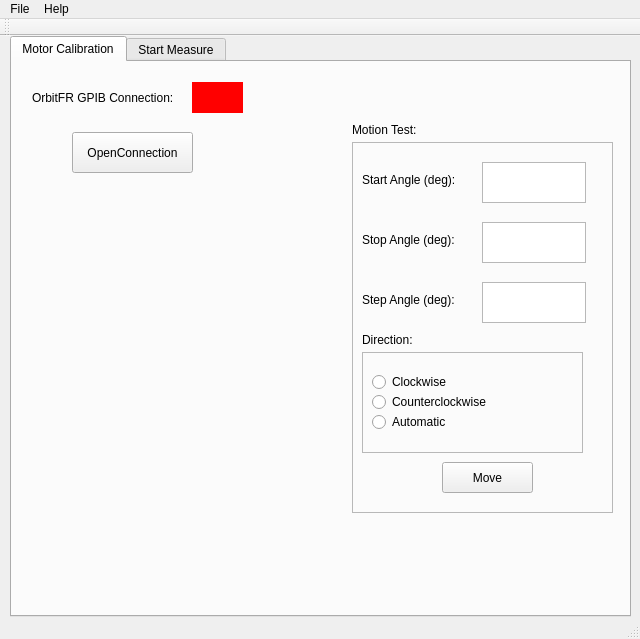
<?xml version="1.0" encoding="UTF-8"?>
<ui version="4.0">
 <class>MainWindow</class>
 <widget class="QMainWindow" name="MainWindow">
  <property name="geometry">
   <rect>
    <x>0</x>
    <y>0</y>
    <width>640</width>
    <height>639</height>
   </rect>
  </property>
  <property name="windowTitle">
   <string>MainWindow</string>
  </property>
  <widget class="QWidget" name="centralWidget">
   <widget class="QTabWidget" name="tabWidget">
    <property name="geometry">
     <rect>
      <x>10</x>
      <y>0</y>
      <width>621</width>
      <height>581</height>
     </rect>
    </property>
    <property name="currentIndex">
     <number>0</number>
    </property>
    <widget class="QWidget" name="motor_check">
     <attribute name="title">
      <string>Motor Calibration</string>
     </attribute>
     <widget class="QLabel" name="label_2">
      <property name="geometry">
       <rect>
        <x>20</x>
        <y>20</y>
        <width>161</width>
        <height>31</height>
       </rect>
      </property>
      <property name="text">
       <string>OrbitFR GPIB Connection:</string>
      </property>
     </widget>
     <widget class="QLabel" name="labelStatus">
      <property name="geometry">
       <rect>
        <x>180</x>
        <y>20</y>
        <width>51</width>
        <height>31</height>
       </rect>
      </property>
      <property name="palette">
       <palette>
        <active>
         <colorrole role="WindowText">
          <brush brushstyle="SolidPattern">
           <color alpha="255">
            <red>0</red>
            <green>0</green>
            <blue>0</blue>
           </color>
          </brush>
         </colorrole>
         <colorrole role="Button">
          <brush brushstyle="SolidPattern">
           <color alpha="255">
            <red>255</red>
            <green>0</green>
            <blue>0</blue>
           </color>
          </brush>
         </colorrole>
         <colorrole role="Light">
          <brush brushstyle="SolidPattern">
           <color alpha="255">
            <red>255</red>
            <green>127</green>
            <blue>127</blue>
           </color>
          </brush>
         </colorrole>
         <colorrole role="Midlight">
          <brush brushstyle="SolidPattern">
           <color alpha="255">
            <red>255</red>
            <green>63</green>
            <blue>63</blue>
           </color>
          </brush>
         </colorrole>
         <colorrole role="Dark">
          <brush brushstyle="SolidPattern">
           <color alpha="255">
            <red>127</red>
            <green>0</green>
            <blue>0</blue>
           </color>
          </brush>
         </colorrole>
         <colorrole role="Mid">
          <brush brushstyle="SolidPattern">
           <color alpha="255">
            <red>170</red>
            <green>0</green>
            <blue>0</blue>
           </color>
          </brush>
         </colorrole>
         <colorrole role="Text">
          <brush brushstyle="SolidPattern">
           <color alpha="255">
            <red>0</red>
            <green>0</green>
            <blue>0</blue>
           </color>
          </brush>
         </colorrole>
         <colorrole role="BrightText">
          <brush brushstyle="SolidPattern">
           <color alpha="255">
            <red>255</red>
            <green>255</green>
            <blue>255</blue>
           </color>
          </brush>
         </colorrole>
         <colorrole role="ButtonText">
          <brush brushstyle="SolidPattern">
           <color alpha="255">
            <red>0</red>
            <green>0</green>
            <blue>0</blue>
           </color>
          </brush>
         </colorrole>
         <colorrole role="Base">
          <brush brushstyle="SolidPattern">
           <color alpha="255">
            <red>255</red>
            <green>255</green>
            <blue>255</blue>
           </color>
          </brush>
         </colorrole>
         <colorrole role="Window">
          <brush brushstyle="SolidPattern">
           <color alpha="255">
            <red>255</red>
            <green>0</green>
            <blue>0</blue>
           </color>
          </brush>
         </colorrole>
         <colorrole role="Shadow">
          <brush brushstyle="SolidPattern">
           <color alpha="255">
            <red>0</red>
            <green>0</green>
            <blue>0</blue>
           </color>
          </brush>
         </colorrole>
         <colorrole role="AlternateBase">
          <brush brushstyle="SolidPattern">
           <color alpha="255">
            <red>255</red>
            <green>127</green>
            <blue>127</blue>
           </color>
          </brush>
         </colorrole>
         <colorrole role="ToolTipBase">
          <brush brushstyle="SolidPattern">
           <color alpha="255">
            <red>255</red>
            <green>255</green>
            <blue>220</blue>
           </color>
          </brush>
         </colorrole>
         <colorrole role="ToolTipText">
          <brush brushstyle="SolidPattern">
           <color alpha="255">
            <red>0</red>
            <green>0</green>
            <blue>0</blue>
           </color>
          </brush>
         </colorrole>
        </active>
        <inactive>
         <colorrole role="WindowText">
          <brush brushstyle="SolidPattern">
           <color alpha="255">
            <red>0</red>
            <green>0</green>
            <blue>0</blue>
           </color>
          </brush>
         </colorrole>
         <colorrole role="Button">
          <brush brushstyle="SolidPattern">
           <color alpha="255">
            <red>255</red>
            <green>0</green>
            <blue>0</blue>
           </color>
          </brush>
         </colorrole>
         <colorrole role="Light">
          <brush brushstyle="SolidPattern">
           <color alpha="255">
            <red>255</red>
            <green>127</green>
            <blue>127</blue>
           </color>
          </brush>
         </colorrole>
         <colorrole role="Midlight">
          <brush brushstyle="SolidPattern">
           <color alpha="255">
            <red>255</red>
            <green>63</green>
            <blue>63</blue>
           </color>
          </brush>
         </colorrole>
         <colorrole role="Dark">
          <brush brushstyle="SolidPattern">
           <color alpha="255">
            <red>127</red>
            <green>0</green>
            <blue>0</blue>
           </color>
          </brush>
         </colorrole>
         <colorrole role="Mid">
          <brush brushstyle="SolidPattern">
           <color alpha="255">
            <red>170</red>
            <green>0</green>
            <blue>0</blue>
           </color>
          </brush>
         </colorrole>
         <colorrole role="Text">
          <brush brushstyle="SolidPattern">
           <color alpha="255">
            <red>0</red>
            <green>0</green>
            <blue>0</blue>
           </color>
          </brush>
         </colorrole>
         <colorrole role="BrightText">
          <brush brushstyle="SolidPattern">
           <color alpha="255">
            <red>255</red>
            <green>255</green>
            <blue>255</blue>
           </color>
          </brush>
         </colorrole>
         <colorrole role="ButtonText">
          <brush brushstyle="SolidPattern">
           <color alpha="255">
            <red>0</red>
            <green>0</green>
            <blue>0</blue>
           </color>
          </brush>
         </colorrole>
         <colorrole role="Base">
          <brush brushstyle="SolidPattern">
           <color alpha="255">
            <red>255</red>
            <green>255</green>
            <blue>255</blue>
           </color>
          </brush>
         </colorrole>
         <colorrole role="Window">
          <brush brushstyle="SolidPattern">
           <color alpha="255">
            <red>255</red>
            <green>0</green>
            <blue>0</blue>
           </color>
          </brush>
         </colorrole>
         <colorrole role="Shadow">
          <brush brushstyle="SolidPattern">
           <color alpha="255">
            <red>0</red>
            <green>0</green>
            <blue>0</blue>
           </color>
          </brush>
         </colorrole>
         <colorrole role="AlternateBase">
          <brush brushstyle="SolidPattern">
           <color alpha="255">
            <red>255</red>
            <green>127</green>
            <blue>127</blue>
           </color>
          </brush>
         </colorrole>
         <colorrole role="ToolTipBase">
          <brush brushstyle="SolidPattern">
           <color alpha="255">
            <red>255</red>
            <green>255</green>
            <blue>220</blue>
           </color>
          </brush>
         </colorrole>
         <colorrole role="ToolTipText">
          <brush brushstyle="SolidPattern">
           <color alpha="255">
            <red>0</red>
            <green>0</green>
            <blue>0</blue>
           </color>
          </brush>
         </colorrole>
        </inactive>
        <disabled>
         <colorrole role="WindowText">
          <brush brushstyle="SolidPattern">
           <color alpha="255">
            <red>127</red>
            <green>0</green>
            <blue>0</blue>
           </color>
          </brush>
         </colorrole>
         <colorrole role="Button">
          <brush brushstyle="SolidPattern">
           <color alpha="255">
            <red>255</red>
            <green>0</green>
            <blue>0</blue>
           </color>
          </brush>
         </colorrole>
         <colorrole role="Light">
          <brush brushstyle="SolidPattern">
           <color alpha="255">
            <red>255</red>
            <green>127</green>
            <blue>127</blue>
           </color>
          </brush>
         </colorrole>
         <colorrole role="Midlight">
          <brush brushstyle="SolidPattern">
           <color alpha="255">
            <red>255</red>
            <green>63</green>
            <blue>63</blue>
           </color>
          </brush>
         </colorrole>
         <colorrole role="Dark">
          <brush brushstyle="SolidPattern">
           <color alpha="255">
            <red>127</red>
            <green>0</green>
            <blue>0</blue>
           </color>
          </brush>
         </colorrole>
         <colorrole role="Mid">
          <brush brushstyle="SolidPattern">
           <color alpha="255">
            <red>170</red>
            <green>0</green>
            <blue>0</blue>
           </color>
          </brush>
         </colorrole>
         <colorrole role="Text">
          <brush brushstyle="SolidPattern">
           <color alpha="255">
            <red>127</red>
            <green>0</green>
            <blue>0</blue>
           </color>
          </brush>
         </colorrole>
         <colorrole role="BrightText">
          <brush brushstyle="SolidPattern">
           <color alpha="255">
            <red>255</red>
            <green>255</green>
            <blue>255</blue>
           </color>
          </brush>
         </colorrole>
         <colorrole role="ButtonText">
          <brush brushstyle="SolidPattern">
           <color alpha="255">
            <red>127</red>
            <green>0</green>
            <blue>0</blue>
           </color>
          </brush>
         </colorrole>
         <colorrole role="Base">
          <brush brushstyle="SolidPattern">
           <color alpha="255">
            <red>255</red>
            <green>0</green>
            <blue>0</blue>
           </color>
          </brush>
         </colorrole>
         <colorrole role="Window">
          <brush brushstyle="SolidPattern">
           <color alpha="255">
            <red>255</red>
            <green>0</green>
            <blue>0</blue>
           </color>
          </brush>
         </colorrole>
         <colorrole role="Shadow">
          <brush brushstyle="SolidPattern">
           <color alpha="255">
            <red>0</red>
            <green>0</green>
            <blue>0</blue>
           </color>
          </brush>
         </colorrole>
         <colorrole role="AlternateBase">
          <brush brushstyle="SolidPattern">
           <color alpha="255">
            <red>255</red>
            <green>0</green>
            <blue>0</blue>
           </color>
          </brush>
         </colorrole>
         <colorrole role="ToolTipBase">
          <brush brushstyle="SolidPattern">
           <color alpha="255">
            <red>255</red>
            <green>255</green>
            <blue>220</blue>
           </color>
          </brush>
         </colorrole>
         <colorrole role="ToolTipText">
          <brush brushstyle="SolidPattern">
           <color alpha="255">
            <red>0</red>
            <green>0</green>
            <blue>0</blue>
           </color>
          </brush>
         </colorrole>
        </disabled>
       </palette>
      </property>
      <property name="autoFillBackground">
       <bool>true</bool>
      </property>
      <property name="text">
       <string/>
      </property>
     </widget>
     <widget class="QFrame" name="frame_3">
      <property name="geometry">
       <rect>
        <x>340</x>
        <y>80</y>
        <width>261</width>
        <height>371</height>
       </rect>
      </property>
      <property name="frameShape">
       <enum>QFrame::StyledPanel</enum>
      </property>
      <property name="frameShadow">
       <enum>QFrame::Raised</enum>
      </property>
      <widget class="QLabel" name="label_5">
       <property name="geometry">
        <rect>
         <x>10</x>
         <y>30</y>
         <width>121</width>
         <height>16</height>
        </rect>
       </property>
       <property name="text">
        <string>Start Angle (deg):</string>
       </property>
      </widget>
      <widget class="QLabel" name="label_4">
       <property name="geometry">
        <rect>
         <x>10</x>
         <y>90</y>
         <width>121</width>
         <height>16</height>
        </rect>
       </property>
       <property name="text">
        <string>Stop Angle (deg):</string>
       </property>
      </widget>
      <widget class="QLabel" name="label_6">
       <property name="geometry">
        <rect>
         <x>10</x>
         <y>150</y>
         <width>121</width>
         <height>16</height>
        </rect>
       </property>
       <property name="text">
        <string>Step Angle (deg):</string>
       </property>
      </widget>
      <widget class="QTextEdit" name="textEdit">
       <property name="geometry">
        <rect>
         <x>130</x>
         <y>20</y>
         <width>104</width>
         <height>41</height>
        </rect>
       </property>
      </widget>
      <widget class="QTextEdit" name="textEdit_2">
       <property name="geometry">
        <rect>
         <x>130</x>
         <y>80</y>
         <width>104</width>
         <height>41</height>
        </rect>
       </property>
      </widget>
      <widget class="QTextEdit" name="textEdit_3">
       <property name="geometry">
        <rect>
         <x>130</x>
         <y>140</y>
         <width>104</width>
         <height>41</height>
        </rect>
       </property>
      </widget>
      <widget class="QPushButton" name="pushButton">
       <property name="geometry">
        <rect>
         <x>90</x>
         <y>320</y>
         <width>91</width>
         <height>31</height>
        </rect>
       </property>
       <property name="text">
        <string>Move</string>
       </property>
      </widget>
      <widget class="QFrame" name="frame_4">
       <property name="geometry">
        <rect>
         <x>10</x>
         <y>210</y>
         <width>221</width>
         <height>101</height>
        </rect>
       </property>
       <property name="frameShape">
        <enum>QFrame::StyledPanel</enum>
       </property>
       <property name="frameShadow">
        <enum>QFrame::Raised</enum>
       </property>
       <widget class="QRadioButton" name="radioButton">
        <property name="geometry">
         <rect>
          <x>10</x>
          <y>20</y>
          <width>102</width>
          <height>20</height>
         </rect>
        </property>
        <property name="text">
         <string>Clockwise</string>
        </property>
       </widget>
       <widget class="QRadioButton" name="radioButton_2">
        <property name="geometry">
         <rect>
          <x>10</x>
          <y>40</y>
          <width>141</width>
          <height>20</height>
         </rect>
        </property>
        <property name="text">
         <string>Counterclockwise</string>
        </property>
       </widget>
       <widget class="QRadioButton" name="radioButton_3">
        <property name="geometry">
         <rect>
          <x>10</x>
          <y>60</y>
          <width>102</width>
          <height>20</height>
         </rect>
        </property>
        <property name="text">
         <string>Automatic</string>
        </property>
       </widget>
      </widget>
      <widget class="QLabel" name="label_7">
       <property name="geometry">
        <rect>
         <x>10</x>
         <y>190</y>
         <width>121</width>
         <height>16</height>
        </rect>
       </property>
       <property name="text">
        <string>Direction:</string>
       </property>
      </widget>
     </widget>
     <widget class="QLabel" name="label_3">
      <property name="geometry">
       <rect>
        <x>340</x>
        <y>60</y>
        <width>91</width>
        <height>16</height>
       </rect>
      </property>
      <property name="text">
       <string>Motion Test:</string>
      </property>
     </widget>
     <widget class="QPushButton" name="btn_openGPIB">
      <property name="geometry">
       <rect>
        <x>60</x>
        <y>70</y>
        <width>121</width>
        <height>41</height>
       </rect>
      </property>
      <property name="text">
       <string>OpenConnection</string>
      </property>
     </widget>
    </widget>
    <widget class="QWidget" name="Maesure">
     <attribute name="title">
      <string>Start Measure</string>
     </attribute>
     <widget class="QFrame" name="frame_2">
      <property name="geometry">
       <rect>
        <x>10</x>
        <y>230</y>
        <width>351</width>
        <height>301</height>
       </rect>
      </property>
      <property name="frameShape">
       <enum>QFrame::StyledPanel</enum>
      </property>
      <property name="frameShadow">
       <enum>QFrame::Raised</enum>
      </property>
      <widget class="QPushButton" name="start_meas">
       <property name="geometry">
        <rect>
         <x>120</x>
         <y>10</y>
         <width>121</width>
         <height>41</height>
        </rect>
       </property>
       <property name="text">
        <string>Start Measure</string>
       </property>
      </widget>
      <widget class="QPushButton" name="refresh">
       <property name="geometry">
        <rect>
         <x>110</x>
         <y>240</y>
         <width>121</width>
         <height>41</height>
        </rect>
       </property>
       <property name="text">
        <string>Refresh All</string>
       </property>
      </widget>
      <widget class="QProgressBar" name="progressBar">
       <property name="geometry">
        <rect>
         <x>190</x>
         <y>170</y>
         <width>118</width>
         <height>31</height>
        </rect>
       </property>
       <property name="value">
        <number>0</number>
       </property>
      </widget>
      <widget class="QLabel" name="meas_log">
       <property name="geometry">
        <rect>
         <x>190</x>
         <y>110</y>
         <width>111</width>
         <height>51</height>
        </rect>
       </property>
       <property name="font">
        <font>
         <pointsize>12</pointsize>
        </font>
       </property>
       <property name="text">
        <string>Unknown</string>
       </property>
      </widget>
      <widget class="QLabel" name="label_8">
       <property name="geometry">
        <rect>
         <x>50</x>
         <y>120</y>
         <width>151</width>
         <height>31</height>
        </rect>
       </property>
       <property name="font">
        <font>
         <pointsize>12</pointsize>
        </font>
       </property>
       <property name="text">
        <string>Measure Status:</string>
       </property>
      </widget>
      <widget class="QLabel" name="label_9">
       <property name="geometry">
        <rect>
         <x>50</x>
         <y>170</y>
         <width>151</width>
         <height>31</height>
        </rect>
       </property>
       <property name="font">
        <font>
         <pointsize>12</pointsize>
        </font>
       </property>
       <property name="text">
        <string>Progress:</string>
       </property>
      </widget>
      <widget class="QCheckBox" name="checkBox">
       <property name="enabled">
        <bool>true</bool>
       </property>
       <property name="geometry">
        <rect>
         <x>50</x>
         <y>80</y>
         <width>181</width>
         <height>20</height>
        </rect>
       </property>
       <property name="text">
        <string>Overwrite the Measures</string>
       </property>
       <property name="checked">
        <bool>true</bool>
       </property>
       <property name="tristate">
        <bool>false</bool>
       </property>
      </widget>
     </widget>
     <widget class="QFrame" name="frame">
      <property name="geometry">
       <rect>
        <x>10</x>
        <y>0</y>
        <width>351</width>
        <height>201</height>
       </rect>
      </property>
      <property name="frameShape">
       <enum>QFrame::StyledPanel</enum>
      </property>
      <property name="frameShadow">
       <enum>QFrame::Raised</enum>
      </property>
      <widget class="QPushButton" name="Load_cut">
       <property name="geometry">
        <rect>
         <x>10</x>
         <y>10</y>
         <width>101</width>
         <height>31</height>
        </rect>
       </property>
       <property name="text">
        <string>Load Cut</string>
       </property>
      </widget>
      <widget class="QLabel" name="label">
       <property name="geometry">
        <rect>
         <x>10</x>
         <y>70</y>
         <width>121</width>
         <height>20</height>
        </rect>
       </property>
       <property name="text">
        <string>Cut loaded:</string>
       </property>
      </widget>
      <widget class="QListWidget" name="listWidget">
       <property name="geometry">
        <rect>
         <x>10</x>
         <y>90</y>
         <width>311</width>
         <height>81</height>
        </rect>
       </property>
      </widget>
     </widget>
     <widget class="QFrame" name="frame_5">
      <property name="geometry">
       <rect>
        <x>380</x>
        <y>230</y>
        <width>191</width>
        <height>91</height>
       </rect>
      </property>
      <property name="frameShape">
       <enum>QFrame::StyledPanel</enum>
      </property>
      <property name="frameShadow">
       <enum>QFrame::Raised</enum>
      </property>
      <widget class="QRadioButton" name="rdb_polar">
       <property name="geometry">
        <rect>
         <x>20</x>
         <y>20</y>
         <width>102</width>
         <height>20</height>
        </rect>
       </property>
       <property name="text">
        <string>Polar Plot</string>
       </property>
       <property name="checked">
        <bool>false</bool>
       </property>
      </widget>
      <widget class="QRadioButton" name="rdb_scat">
       <property name="geometry">
        <rect>
         <x>20</x>
         <y>50</y>
         <width>102</width>
         <height>20</height>
        </rect>
       </property>
       <property name="text">
        <string>Scatter Plot</string>
       </property>
       <property name="checked">
        <bool>true</bool>
       </property>
      </widget>
     </widget>
     <widget class="QFrame" name="frame_6">
      <property name="geometry">
       <rect>
        <x>380</x>
        <y>330</y>
        <width>191</width>
        <height>201</height>
       </rect>
      </property>
      <property name="frameShape">
       <enum>QFrame::StyledPanel</enum>
      </property>
      <property name="frameShadow">
       <enum>QFrame::Raised</enum>
      </property>
      <widget class="QLabel" name="label_10">
       <property name="geometry">
        <rect>
         <x>30</x>
         <y>50</y>
         <width>59</width>
         <height>14</height>
        </rect>
       </property>
       <property name="text">
        <string>Xmin</string>
       </property>
      </widget>
      <widget class="QLabel" name="label_11">
       <property name="geometry">
        <rect>
         <x>30</x>
         <y>90</y>
         <width>59</width>
         <height>14</height>
        </rect>
       </property>
       <property name="text">
        <string>Xmax</string>
       </property>
      </widget>
      <widget class="QLabel" name="label_12">
       <property name="geometry">
        <rect>
         <x>30</x>
         <y>170</y>
         <width>59</width>
         <height>14</height>
        </rect>
       </property>
       <property name="text">
        <string>Ymax</string>
       </property>
      </widget>
      <widget class="QLabel" name="label_13">
       <property name="geometry">
        <rect>
         <x>30</x>
         <y>130</y>
         <width>59</width>
         <height>14</height>
        </rect>
       </property>
       <property name="text">
        <string>Ymin</string>
       </property>
      </widget>
      <widget class="QTextEdit" name="text_xmin">
       <property name="geometry">
        <rect>
         <x>70</x>
         <y>40</y>
         <width>71</width>
         <height>31</height>
        </rect>
       </property>
       <property name="mouseTracking">
        <bool>true</bool>
       </property>
       <property name="tabletTracking">
        <bool>true</bool>
       </property>
       <property name="tabChangesFocus">
        <bool>true</bool>
       </property>
       <property name="tabStopWidth">
        <number>4</number>
       </property>
       <property name="acceptRichText">
        <bool>false</bool>
       </property>
      </widget>
      <widget class="QTextEdit" name="text_xmax">
       <property name="geometry">
        <rect>
         <x>70</x>
         <y>80</y>
         <width>71</width>
         <height>31</height>
        </rect>
       </property>
       <property name="tabChangesFocus">
        <bool>true</bool>
       </property>
      </widget>
      <widget class="QTextEdit" name="text_ymin">
       <property name="geometry">
        <rect>
         <x>70</x>
         <y>120</y>
         <width>71</width>
         <height>31</height>
        </rect>
       </property>
       <property name="tabChangesFocus">
        <bool>true</bool>
       </property>
      </widget>
      <widget class="QTextEdit" name="text_ymax">
       <property name="geometry">
        <rect>
         <x>70</x>
         <y>160</y>
         <width>71</width>
         <height>31</height>
        </rect>
       </property>
       <property name="tabChangesFocus">
        <bool>true</bool>
       </property>
      </widget>
      <widget class="QCheckBox" name="checkBox_2">
       <property name="geometry">
        <rect>
         <x>30</x>
         <y>10</y>
         <width>131</width>
         <height>20</height>
        </rect>
       </property>
       <property name="text">
        <string>Manual Ranges</string>
       </property>
      </widget>
     </widget>
    </widget>
   </widget>
  </widget>
  <widget class="QMenuBar" name="menuBar">
   <property name="geometry">
    <rect>
     <x>0</x>
     <y>0</y>
     <width>640</width>
     <height>19</height>
    </rect>
   </property>
   <widget class="QMenu" name="menuFile">
    <property name="title">
     <string>File</string>
    </property>
    <addaction name="actionExit"/>
   </widget>
   <widget class="QMenu" name="menuHelp">
    <property name="title">
     <string>Help</string>
    </property>
   </widget>
   <addaction name="menuFile"/>
   <addaction name="menuHelp"/>
  </widget>
  <widget class="QToolBar" name="mainToolBar">
   <attribute name="toolBarArea">
    <enum>TopToolBarArea</enum>
   </attribute>
   <attribute name="toolBarBreak">
    <bool>false</bool>
   </attribute>
  </widget>
  <widget class="QStatusBar" name="statusBar"/>
  <action name="actionExit">
   <property name="text">
    <string>Exit</string>
   </property>
  </action>
 </widget>
 <layoutdefault spacing="6" margin="11"/>
 <resources/>
 <connections/>
</ui>
